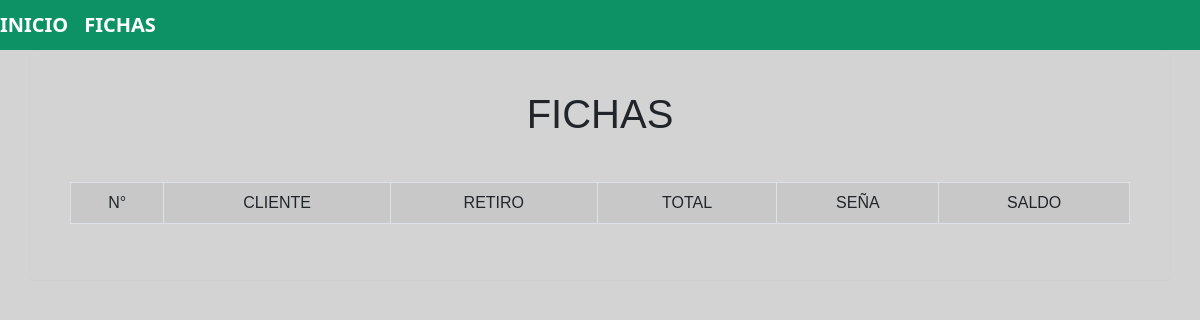
/fichas/, run on an earlier commit of the app's database.
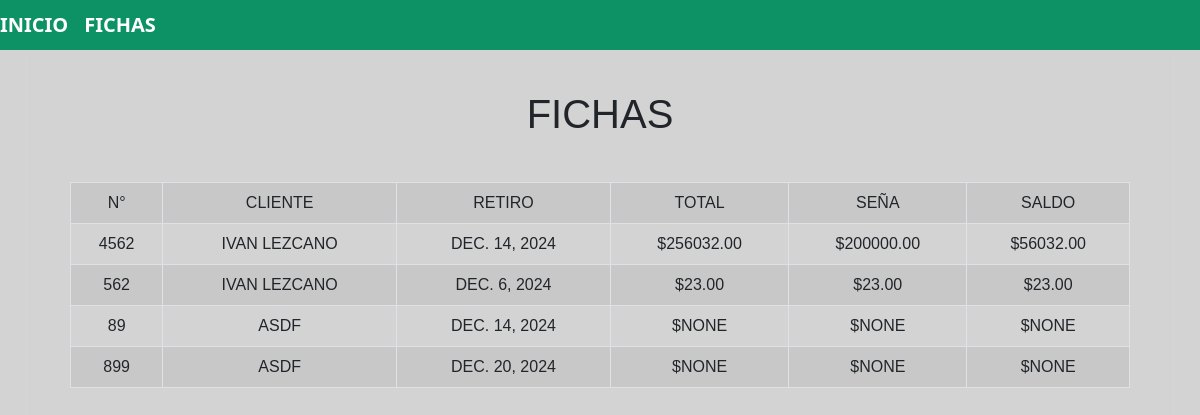
And on a later commit of the database.
### app_cadastro/models.py (models this page shows, shortened)
class Trabajo(models.Model):
    numero_trabajo = models.PositiveIntegerField(
        unique=True,
        validators=[validate_unique_job_number],
        verbose_name="Número de Trabajo"
    )
    fecha_dia = models.DateField(auto_now_add=True, verbose_name="Fecha del Día")
    fecha_retiro = models.DateField(verbose_name="Fecha en que el cliente puede retirar")
    es_cliente = models.BooleanField(verbose_name="¿Es cliente?", choices=[(True, "Sí"), (False, "No")])
    nombre_cliente = models.CharField(max_length=255, verbose_name="Nombre del Cliente")
    domicilio = models.CharField(max_length=255, verbose_name="Domicilio", blank=True, null=True)
    telefono = models.CharField(max_length=20, verbose_name="Teléfono", blank=True, null=True)
    whatsapp = models.CharField(max_length=20, verbose_name="WhatsApp", blank=True, null=True)
    email = models.EmailField(verbose_name="Email", blank=True, null=True)
    ojo_derecho_lejos_esf = models.CharField(max_length=10, verbose_name="Ojo Derecho - Esf (Lejos)", blank=True, null=True)
    ojo_derecho_lejos_cil = models.CharField(max_length=10, verbose_name="Ojo Derecho - Cil (Lejos)", blank=True, null=True)
    ojo_derecho_lejos_en = models.CharField(max_length=10, verbose_name="Ojo Derecho - en (Lejos)", blank=True, null=True)
    ojo_derecho_lejos_dip = models.CharField(max_length=10, verbose_name="Ojo Derecho - Dip (Lejos)", blank=True, null=True)
    ojo_izquierdo_lejos_esf = models.CharField(max_length=10, verbose_name="Ojo Izquierdo - Esf (Lejos)", blank=True, null=True)
    ojo_izquierdo_lejos_cil = models.CharField(max_length=10, verbose_name="Ojo Izquierdo - Cil (Lejos)", blank=True, null=True)
    ojo_izquierdo_lejos_en = models.CharField(max_length=10, verbose_name="Ojo Izquierdo - en (Lejos)", blank=True, null=True)
    ojo_izquierdo_lejos_alt = models.CharField(max_length=10, verbose_name="Ojo Izquierdo - ALT (Lejos)", blank=True, null=True)
    cristal_lejos = models.CharField(max_length=100, verbose_name="Cristal (Lejos)", blank=True, null=True)
    armazon_lejos = models.CharField(max_length=100, verbose_name="Armazón (Lejos)", blank=True, null=True)
    ojo_derecho_cerca_esf = models.CharField(max_length=10, verbose_name="Ojo Derecho - Esf (Cerca)", blank=True, null=True)
    ojo_derecho_cerca_cil = models.CharField(max_length=10, verbose_name="Ojo Derecho - Cil (Cerca)", blank=True, null=True)
    ojo_derecho_cerca_en = models.CharField(max_length=10, verbose_name="Ojo Derecho - en (Cerca)", blank=True, null=True)
    ojo_derecho_cerca_dip = models.CharField(max_length=10, verbose_name="Ojo Derecho - Dip (Cerca)", blank=True, null=True)
    ojo_izquierdo_cerca_esf = models.CharField(max_length=10, verbose_name="Ojo Izquierdo - Esf (Cerca)", blank=True, null=True)
    ojo_izquierdo_cerca_cil = models.CharField(max_length=10, verbose_name="Ojo Izquierdo - Cil (Cerca)", blank=True, null=True)
    ojo_izquierdo_cerca_en = models.CharField(max_length=10, verbose_name="Ojo Izquierdo - en (Cerca)", blank=True, null=True)
    ojo_izquierdo_cerca_alt = models.CharField(max_length=10, verbose_name="Ojo Izquierdo - ALT (Cerca)", blank=True, null=True)
    cristal_cerca = models.CharField(max_length=100, verbose_name="Cristal (Cerca)", blank=True, null=True)
    armazon_cerca = models.CharField(max_length=100, verbose_name="Armazón (Cerca)", blank=True, null=True)
    receta_doctor = models.CharField(max_length=255, verbose_name="Receta Dr", blank=True, null=True)
    obra_social = models.CharField(max_length=255, verbose_name="O.O.S.S", blank=True, null=True)
    observaciones = models.TextField(verbose_name="Observaciones", blank=True, null=True)
    como_nos_conocio = models.CharField(max_length=255, verbose_name="¿Cómo nos conoció?", blank=True, null=True)
    total = models.DecimalField(max_digits=10, decimal_places=2, verbose_name="Total", blank=True, null=True)
    seña = models.DecimalField(max_digits=10, decimal_places=2, verbose_name="Seña", blank=True, null=True)
    saldo = models.DecimalField(max_digits=10, decimal_places=2, verbose_name="Saldo", blank=True, null=True)

### app_cadastro/views.py (the view, shortened to what this page needs)
# urls.py: path('fichas/',views.trabajos, name='listagem_usuarios'),
def trabajos(request):
    trabajos = {'trabajos': Trabajo.objects.all()}
    return render(request, 'usuarios/fichas.html', trabajos)

### app_cadastro/templates/usuarios/fichas.html
{% extends 'usuarios/base.html' %}
{% block conteudo %}
<div class="container">
    <h1 style="text-align: center; margin: 0;">Fichas</h1>
    <br>
    <table class="table table-bordered table-striped">
        <tr>
            <th>N°</th>
            <th>Cliente</th>
            <th>Retiro</th>
            <th>Total</th>
            <th>Seña</th>
            <th>Saldo</th>
        </tr>
        {% for trabajo in trabajos %}
        <tr>
            <td>{{ trabajo.numero_trabajo}}</td>
            <td>{{ trabajo.nombre_cliente }}</td>
            <td>{{ trabajo.fecha_retiro }}</td>
            <td>${{ trabajo.total }}</td>
            <td>${{ trabajo.seña }}</td>
            <td>${{ trabajo.saldo }}</td>
        </tr>
        {% endfor %}
    </table>
</div>
{% endblock %}

### app_cadastro/templates/usuarios/base.html (shortened to what this page needs)
<!doctype html>
<html lang="pt-br">
<head>
  <link href="https://cdn.jsdelivr.net/npm/bootstrap@5.0.2/dist/css/bootstrap.min.css" rel="stylesheet"
>
</head>
<body>
  <nav style="background-color: rgb(13, 146, 102) !important;" class="navbar navbar-light bg-light">
    <div class="d-flex justify-content-center">
      <span class="navbar-brand mb-0 h1 me-3">
        <a style="text-decoration: none; color: white; font-weight: bold;" href="{% url 'home' %}">Inicio</a>
      </span>
      <span class="navbar-brand mb-0 h1">
        <a style="text-decoration: none; color: white; font-weight: bold;" href="{% url 'listagem_usuarios' %}">Fichas</a>
      </span>
    </div>
  </nav>
  {% block conteudo %}
  {% endblock %}
</body>
</html>

### app_cadastro/templates/usuarios/base.html (style rules this page uses)
.container { border-radius: 5px; box-shadow: 0 1px 2px #ccc; width: 100%; display: flex; align-items: center; flex-direction: column; gap: 10px; margin: auto; padding: 40px; font-family: sans-serif; justify-content: center; }
* { text-transform: uppercase; font-size: 1em; font-weight: 400; margin: 0; text-align: center; }
body { background: #D3D3D3; background-image: url(https://png.pngtree.com/background/20230114/original/pngtree-blue-green-gradient-medical-health-hospital-public-welfare-red-cross-background-picture-image_2004414.jpg); background-position: no-repeat; background-attachment: fixed; background-size: 100%; background-position: top; }

What changed in the data, as far as the page shows it:
added Trabajo: numero_trabajo "4562", nombre_cliente "IVAN LEZCANO", fecha_retiro "DEC. 14, 2024", total "256032.00", seña "200000.00", saldo "56032.00"
added Trabajo: numero_trabajo "562", nombre_cliente "IVAN LEZCANO", fecha_retiro "DEC. 6, 2024", total "23.00", seña "23.00", saldo "23.00"
added Trabajo: numero_trabajo "89", nombre_cliente "ASDF", fecha_retiro "DEC. 14, 2024", total "NONE", seña "NONE", saldo "NONE"
added Trabajo: numero_trabajo "899", nombre_cliente "ASDF", fecha_retiro "DEC. 20, 2024", total "NONE", seña "NONE", saldo "NONE"
